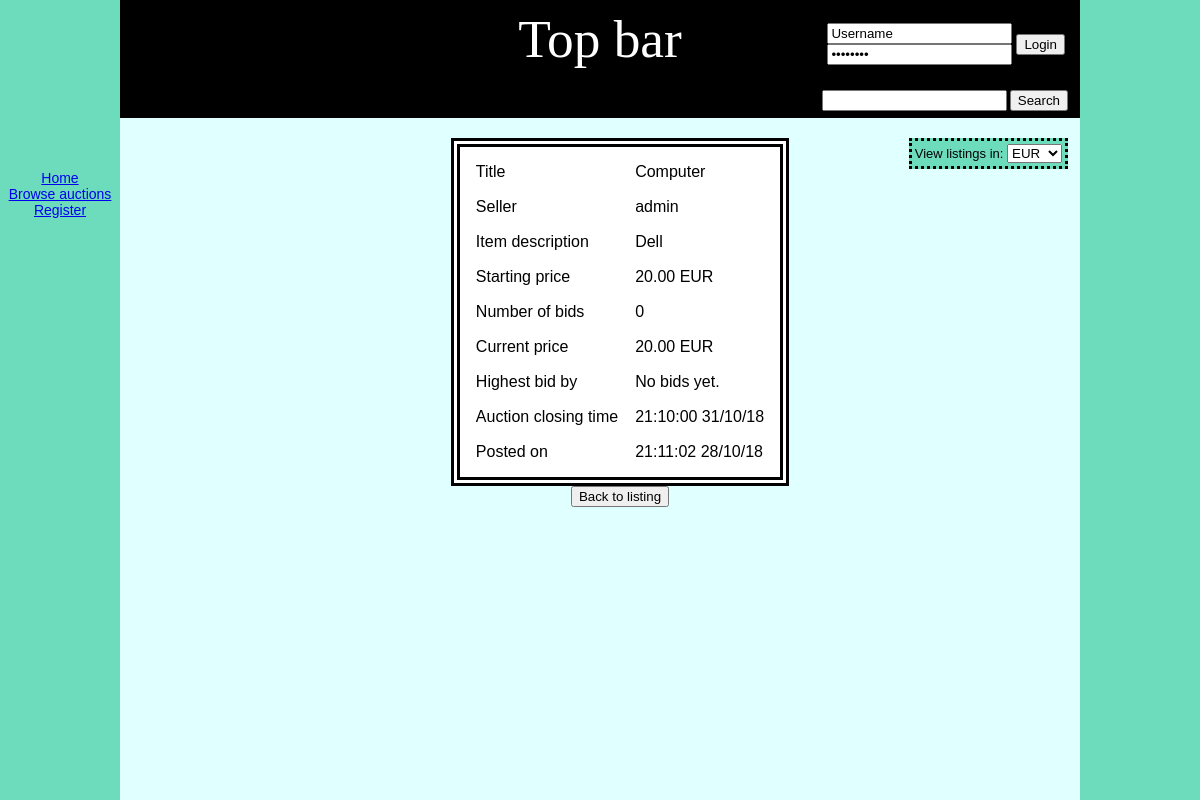
/auctions/12, run on the app's committed database.
### auctionApp/models.py (models this page shows, shortened)
class ExchangeRate(models.Model):
     code = models.CharField(primary_key=True, max_length=3)
     rate = models.FloatField()
     last_updated = models.DateTimeField(auto_now=True)

class Auction(models.Model):
    seller_id = models.IntegerField()
    seller_name = models.CharField(max_length=20)
    seller_email = models.EmailField()
    title = models.CharField(max_length=100, null=False, blank=False)
    description = models.TextField(null=False, blank=False)
    starting_price = models.FloatField()
    current_price = models.FloatField()
    current_winner_id = models.IntegerField(null=True, blank=True)
    current_winner_name = models.CharField(max_length=20, default='No bids yet.')
    time_posted = models.DateTimeField()
    time_closing = models.DateTimeField()
    hash_id = models.CharField(max_length=256)
    active = models.BooleanField(default=True)
    banned = models.BooleanField(default=False)
    resolved = models.BooleanField(default=False)

### auctionApp/auctions_browse.py (the view)
# urls.py: path('auctions/<int:number>', BrowseAuctions.fetch_auction, name='auctionFetch'),
    def fetch_auction(request, number, **messages):
        request = assert_currency(request)
        auction = Auction.objects.get(id=number)
        if auction.banned and not request.user.is_superuser:
            return BrowseAuctions.get(None, request, error_message='The auction you tried to view has been banned')
        context = get_context(request, auction)
        ongoing = auction.time_closing.strftime('%Y%m%d%H%M%S') > datetime.now().strftime('%Y%m%d%H%M%S')
        auction.time_posted = auction.time_posted.strftime('%H:%M:%S %d/%m/%y')
        auction.time_closing = auction.time_closing.strftime('%H:%M:%S %d/%m/%y')
        info_message = messages.get('info_message')
        error_message = messages.get('error_message')
        return render(request, 'view_auction_item.html', {'auction': auction,
                                                          'currency': context['currency'],
                                                          'rate': context['rate'],
                                                          'starting_sum': context['starting_sum'],
                                                          'starting_price': context['starting_price'],
                                                          'current_price': context['current_price'],
                                                          'info_message': info_message,
                                                          'error_message': error_message,
                                                          'ongoing': ongoing})

### auctionApp/auctions_browse.py (called while the page is built)
def assert_currency(request):
    if not 'currency' in request.session:
        request.session['currency'] = 'EUR'
    if not 'currencies' in request.session:
        request.session['currencies'] = Currency.code_list()
    return request

def get_context(request, auction):
    currency = request.session['currency']
    if currency != 'EUR':
        rate = Currency.get_rate(currency)
        starting_converted = auction.starting_price * rate
        current_converted = auction.current_price * rate
        starting_sum = "%.2f" % starting_converted
        starting_price = "%.2f EUR (%s %s)" % (auction.starting_price, starting_sum, currency)
        current_price = "%.2f EUR (%.2f %s)" % (auction.current_price, current_converted, currency)
    else:
        starting_sum = None
        rate = 1
        starting_price = "%.2f EUR" % auction.starting_price
        current_price = "%.2f EUR" % auction.current_price
    return {'currency': currency, 'rate': rate, 'starting_sum': starting_sum, 'starting_price': starting_price, 'current_price': current_price}

### auctionApp/currency.py (called while the page is built)
    def code_list(**type):
        if ExchangeRate.objects.count() == 0:
            Currency.fetch_rates()
        keylist = []
        for key in ExchangeRate.objects.all():
            if type.get('type') == 'pairlist':
                keylist.append([key.code, key.code])
            else:
                keylist.append(key.code)
        return keylist

### templates/view_auction_item.html (shortened to what this page needs)
{% extends 'base.html' %}
{% block content %}
    {% include 'currency_picker.html' %}
    {% include 'auction_table.html' %}
    <br>
    <button onclick="goBack()">Back to listing</button>
{% endblock %}

### templates/currency_picker.html (shortened to what this page needs)
<form action="{% url 'change_currency' %}" method="POST" class="login" style="background-color: #6DDCBD; padding: 3px;border: black; border-style: dotted"">
    View listings in:
    <select name="currency" id="currency" onchange="this.form.submit()">
        {% for code in request.session.currencies %}
            <option value="{{ code }}"
                {% if code == request.session.currency %}
                    selected
                {% endif %}>{{ code }}</option>
        {% endfor %}
    </select>
</form>

### templates/auction_table.html
<table class="auction_item">
    <tr>
        <td>
            Title
        </td>
        <td>
            {{ auction.title }}
        </td>
    </tr>
    <tr>
        <td>
            Seller
        </td>
        <td>
            {{ auction.seller_name }}
        </td>
    </tr>
    <tr>
        <td valign="top">
            Item description
        </td>
        <td>
            <pre>{{ auction.description }}</pre>
        </td>
    </tr>
    <tr>
        <td>
            Starting price
        </td>
        <td>
            {{ starting_price }}
        </td>
    </tr>
    <tr>
        <td>
            Number of bids
        </td>
        <td>
            {{ auction.bid_set.count }}
        </td>
    </tr>
    <tr>
        <td>
            Current price
        </td>
        <td>
            {{ current_price }}
        </td>
    </tr>
    <tr>
        <td>
            Highest bid by
        </td>
        <td>
            {{ auction.current_winner_name }}
        </td>
    </tr>
    <tr>
        <td>
            Auction closing time
        </td>
        <td>
            {% if auction_time_closing %}
                {{ auction_time_closing }}
            {% else %}
                {{ auction.time_closing }}
            {% endif %}
        </td>
    </tr>
    <tr>
        <td>
            Posted on
        </td>
        <td>
            {% if auction_time_posted %}
                {{ auction_time_posted }}
            {% else %}
                {{ auction.time_posted }}
            {% endif %}
        </td>
    </tr>
</table>

### data on the page
ExchangeRate: currency "EUR"
Auction: title "Computer", seller_name "admin", description "Dell", bid_set.count "0", current_winner_name "No bids yet.", time_closing "21:10:00 31/10/18", time_posted "21:11:02 28/10/18"

### other printed values
{{ starting_price }} "20.00 EUR"
{{ current_price }} "20.00 EUR"
